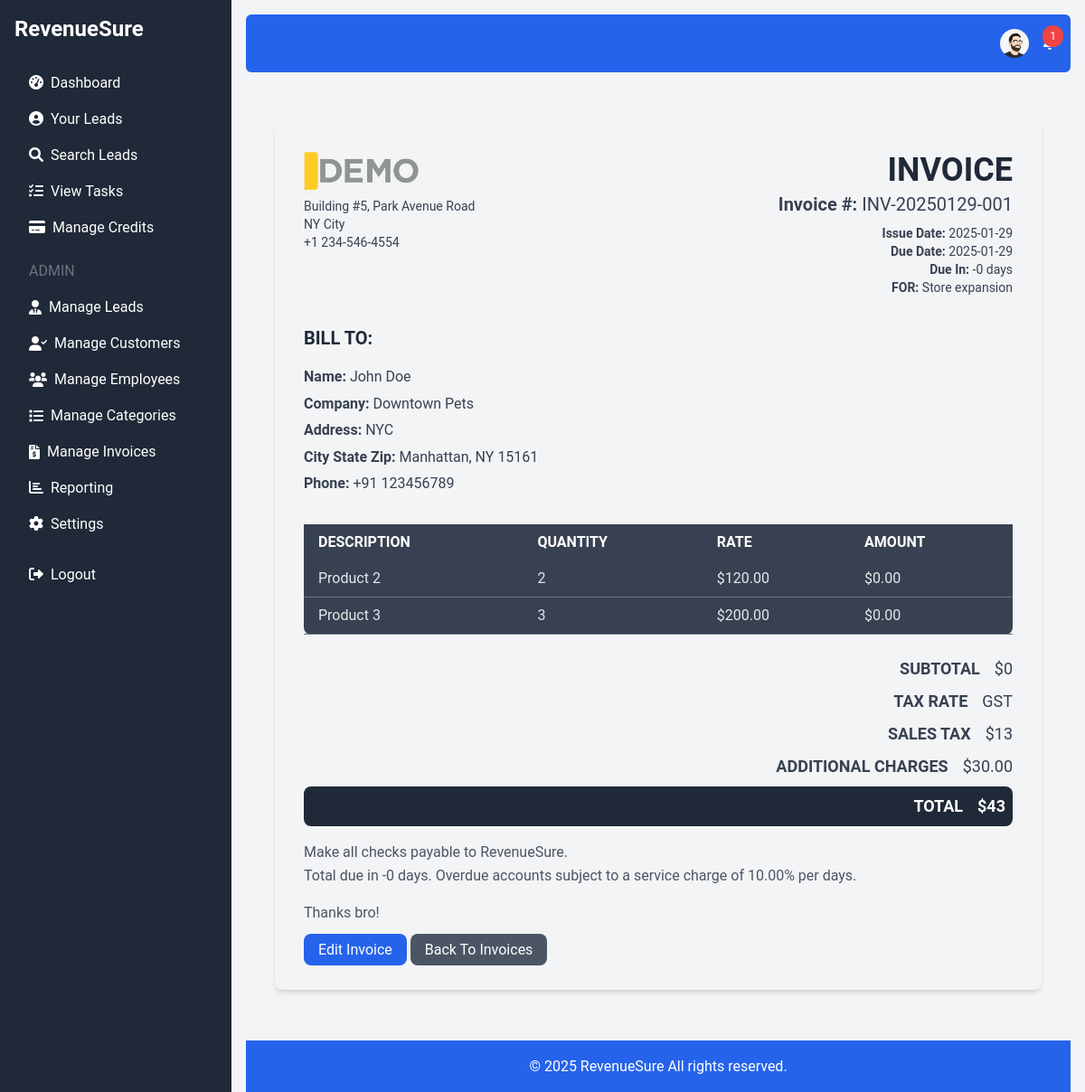
The page /view_invoice.php?id=3 (signed in) on the database its author committed.
### tables this page shows
CREATE TABLE `users` (
  `id` int(11) NOT NULL,
  `username` varchar(50) NOT NULL,
  `email` varchar(100) NOT NULL,
  `password` varchar(255) NOT NULL,
  `credits` int(11) DEFAULT 0,
  `created_at` timestamp NOT NULL DEFAULT current_timestamp(),
  `role` enum('admin','user') DEFAULT 'user',
  `profile_picture` varchar(255) DEFAULT NULL
);

CREATE TABLE `invoice_settings` (
  `id` int(11) NOT NULL,
  `company_name` varchar(255) DEFAULT NULL,
  `company_logo` varchar(255) DEFAULT NULL,
  `company_tagline` varchar(255) DEFAULT NULL,
  `company_address_line1` varchar(255) DEFAULT NULL,
  `company_address_line2` varchar(255) DEFAULT NULL,
  `company_phone_number` varchar(20) DEFAULT NULL,
  `overdue_charge_type` enum('percentage','fixed') DEFAULT NULL,
  `overdue_charge_amount` decimal(10,2) DEFAULT NULL,
  `overdue_charge_period` enum('monthly','daily','days') DEFAULT NULL,
  `thank_you_message` text DEFAULT NULL,
  `user_id` int(11) NOT NULL,
  `created_at` timestamp NOT NULL DEFAULT current_timestamp()
);

CREATE TABLE `invoices` (
  `id` int(11) NOT NULL,
  `invoice_number` varchar(50) NOT NULL,
  `lead_id` int(11) DEFAULT NULL,
  `customer_id` int(11) DEFAULT NULL,
  `issue_date` date NOT NULL,
  `due_date` date NOT NULL,
  `bill_to_name` varchar(255) NOT NULL,
  `bill_to_address` varchar(255) DEFAULT NULL,
  `bill_to_email` varchar(100) DEFAULT NULL,
  `bill_to_phone` varchar(20) DEFAULT NULL,
  `ship_to_address` varchar(255) DEFAULT NULL,
  `subtotal` decimal(10,2) DEFAULT 0.00,
  `tax_method` varchar(50) DEFAULT NULL,
  `tax` text DEFAULT NULL,
  `discount` decimal(10,2) DEFAULT 0.00,
  `additional_charges` decimal(10,2) DEFAULT 0.00,
  `total` decimal(10,2) DEFAULT 0.00,
  `payment_terms` varchar(100) DEFAULT NULL,
  `notes` text DEFAULT NULL,
  `footer` text DEFAULT NULL,
  `billing_country` varchar(50) DEFAULT NULL,
  `discount_type` varchar(20) DEFAULT 'fixed',
  `discount_amount` decimal(10,2) DEFAULT 0.00,
  `created_at` timestamp NOT NULL DEFAULT current_timestamp(),
  `template_name` varchar(255) DEFAULT 'default'
);

CREATE TABLE `invoice_items` (
  `id` int(11) NOT NULL,
  `invoice_id` int(11) NOT NULL,
  `product_service` varchar(255) NOT NULL,
  `quantity` int(11) NOT NULL,
  `unit_price` decimal(10,2) NOT NULL,
  `tax` decimal(10,2) DEFAULT 0.00,
  `discount` decimal(10,2) DEFAULT 0.00,
  `subtotal` decimal(10,2) NOT NULL
);

### view_invoice.php (the view, shortened to what the rows shown need)
<?php
require 'db.php';
$invoice_id = $_GET['id'];
$stmt = $conn->prepare("SELECT * FROM invoices WHERE id = :invoice_id");
$stmt->bindParam(':invoice_id', $invoice_id);
$stmt->execute();
$invoice = $stmt->fetch(PDO::FETCH_ASSOC);
$stmt = $conn->prepare("SELECT * FROM invoice_items WHERE invoice_id = :invoice_id");
$stmt->bindParam(':invoice_id', $invoice_id);
$stmt->execute();
$invoice_items = $stmt->fetchAll(PDO::FETCH_ASSOC);
$itemized_tax = json_decode($invoice['tax'], true);
$subtotal = 0;
if ($invoice_items){
   foreach($invoice_items as $item){
       $subtotal += $item['subtotal'];
    }
}
$total_tax = array_sum($itemized_tax);
$discount = 0;
if ($invoice['discount_type'] == 'percentage') {
    $discount = $subtotal * ($invoice['discount_amount'] / 100);
 } else {
    $discount = $invoice['discount_amount'];
}
$total = ($subtotal + $total_tax + $invoice['additional_charges']) - $discount;
$stmt = $conn->prepare("SELECT * FROM invoice_settings WHERE user_id = :user_id");
$stmt->bindParam(':user_id', $_SESSION['user_id']);
$stmt->execute();
$invoice_settings = $stmt->fetch(PDO::FETCH_ASSOC);
$company_name = $invoice_settings['company_name'] ?? "Company Name or Logo";
$company_logo = $invoice_settings['company_logo'] ?? null;
$company_address_line1 = $invoice_settings['company_address_line1'] ??  "Company Address Line 1";
$company_address_line2 = $invoice_settings['company_address_line2'] ??  "Company Address Line 2";
$company_phone_number = $invoice_settings['company_phone_number'] ??  "Company Phone Number";
$overdue_charge_type = $invoice_settings['overdue_charge_type'] ??  null;
$overdue_charge_amount = $invoice_settings['overdue_charge_amount'] ??  null;
$overdue_charge_period = $invoice_settings['overdue_charge_period'] ?? null;
$thank_you_message = $invoice_settings['thank_you_message'] ??  "THANK YOU FOR YOUR BUSINESS!";
$today = new DateTime();
$due_date = new DateTime($invoice['due_date']);
$interval = $today->diff($due_date);
$due_days = $interval->format('%r%a');
require 'header.php';
?>
<?php
    if($invoice['template_name'] === 'contractor'){
?>
<div class="container mx-auto mt-10 p-4">
  <div class="bg-gray-100 p-8 rounded-lg shadow-md">
    <div class="flex justify-between items-start mb-8">
        <div>
            <?php if($company_logo): ?>
               <img src="<?php echo $company_logo ?>" alt="Company Logo" class="mb-2 w-32 h-auto object-cover">
                <?php endif; ?>
           <div class="mb-4">
                <p class="text-gray-700 text-sm"><?php echo htmlspecialchars($company_address_line1); ?></p>
              <p class="text-gray-700 text-sm"><?php echo htmlspecialchars($company_address_line2); ?></p>
              <p class="text-gray-700 text-sm"><?php echo htmlspecialchars($company_phone_number); ?></p>
            </div>
        </div>
         <div class="text-right">
            <h2 class="text-4xl font-bold text-gray-800 mb-1">INVOICE</h2>
             <p class="text-gray-700 text-xl mb-2"><strong>Invoice #:</strong> <?php echo htmlspecialchars($invoice['invoice_number']); ?></p>
             <p class="text-gray-700 text-sm"><strong>Issue Date:</strong> <?php echo htmlspecialchars($invoice['issue_date']); ?></p>
            <p class="text-gray-700 text-sm"><strong>Due Date:</strong> <?php echo htmlspecialchars($invoice['due_date']); ?></p>
            <p class="text-gray-700 text-sm"><strong>Due In:</strong> <?php echo htmlspecialchars($due_days) . ' days'; ?></p>
               <p class="text-gray-700 text-sm"><strong>FOR:</strong> Store expansion</p>
        </div>
    </div>
    <div class="mb-8">
        <h3 class="text-xl font-bold text-gray-800 mb-4">BILL TO:</h3>
        <p class="text-gray-700 mb-1"><strong>Name:</strong> <?php echo htmlspecialchars($invoice['bill_to_name']); ?></p>
         <p class="text-gray-700 mb-1"><strong>Company:</strong> Downtown Pets</p>
         <p class="text-gray-700 mb-1"><strong>Address:</strong> <?php echo htmlspecialchars($invoice['bill_to_address']); ?></p>
        <p class="text-gray-700 mb-1"><strong>City State Zip:</strong> Manhattan, NY 15161</p>
        <p class="text-gray-700"><strong>Phone:</strong> <?php echo htmlspecialchars($invoice['bill_to_phone']); ?></p>
    </div>
       <div class="overflow-x-auto">
    <table class="w-full text-left bg-gray-700 text-white rounded-lg mb-6">
        <thead class="bg-gray-700 text-white">
            <tr>
                <th class="px-4 py-2">DESCRIPTION</th>
                <th class="px-4 py-2">QUANTITY</th>
                <th class="px-4 py-2">RATE</th>
                  <th class="px-4 py-2">AMOUNT</th>
            </tr>
        </thead>
        <tbody>
            <?php if($invoice_items): ?>
                <?php foreach ($invoice_items as $item): ?>
                <tr class="border-b border-gray-500 text-gray-200">
                    <td class="px-4 py-2"><?php echo htmlspecialchars($item['product_service']); ?></td>
                     <td class="px-4 py-2"><?php echo htmlspecialchars($item['quantity']); ?></td>
                    <td class="px-4 py-2">$<?php echo htmlspecialchars($item['unit_price']); ?></td>
                      <td class="px-4 py-2">$<?php echo htmlspecialchars($item['subtotal']); ?></td>
                </tr>
                 <?php endforeach; ?>
            <?php else: ?>
                <tr>
                  <td colspan="4" class="px-4 py-2 text-center text-gray-600">No items found.</td>
                 </tr>
            <?php endif; ?>
              </tbody>
    </table>
    </div>
      <div class="text-right flex justify-end flex-col gap-2">
          <div class="flex justify-end gap-4">
            <p class="text-gray-700 text-lg font-semibold">SUBTOTAL</p>
            <p class="text-gray-700 text-lg">$<?php echo htmlspecialchars($subtotal); ?></p>
        </div>
          <div class="flex justify-end gap-4">
             <p class="text-gray-700 text-lg font-semibold">TAX RATE</p>
              <p class="text-gray-700 text-lg"> <?php echo htmlspecialchars($invoice['tax_method']); ?></p>
            </div>
             <div class="flex justify-end gap-4">
            <p class="text-gray-700 text-lg font-semibold">SALES TAX</p>
             <p class="text-gray-700 text-lg">$<?php echo htmlspecialchars($total_tax); ?></p>
        </div>
           <div class="flex justify-end gap-4">
              <p class="text-gray-700 text-lg font-semibold">ADDITIONAL CHARGES</p>
                <p class="text-gray-700 text-lg">$<?php echo htmlspecialchars($invoice['additional_charges']); ?></p>
           </div>
         <div class="flex justify-end gap-4 p-2 bg-gray-800 text-white rounded-lg">
            <p class="text-lg font-bold">TOTAL</p>
           <p class="text-lg font-bold">$<?php echo htmlspecialchars($total); ?></p>
        </div>
     </div>
         <div class="mt-4 text-gray-600 text-sm">
          <p>Make all checks payable to <?php echo htmlspecialchars($company_name); ?>.</p>
           <?php if ($overdue_charge_type && $overdue_charge_amount && $overdue_charge_period): ?>
                  <p>Total due in <?php echo $due_days; ?> days. Overdue accounts subject to a service charge of <?php  if($overdue_charge_type == 'percentage') echo htmlspecialchars($overdue_charge_amount) . '%'; else echo htmlspecialchars($overdue_charge_amount) . '$'; ?> per <?php echo htmlspecialchars($overdue_charge_period); ?>.</p>
           <?php else: ?>
                    <p>Total due in 15 days. Overdue accounts subject to a service charge of 1% per month.</p>
            <?php endif; ?>
              <p class="mt-4"><?php echo htmlspecialchars($thank_you_message); ?></p>
        </div>
            <div class="mt-4">
            <a href="edit_invoice.php?id=<?php echo $invoice['id']; ?>" class="bg-blue-600 text-white px-4 py-2 rounded-lg hover:bg-blue-700 transition duration-300">Edit Invoice</a>
             <a href="manage_invoices.php" class="bg-gray-600 text-white px-4 py-2 rounded-lg hover:bg-gray-700 transition duration-300">Back To Invoices</a>
          </div>
   </div>
</div>
<?php
 }
?>
<?php
require 'footer.php';
?>

### header.php (shortened to what the rows shown need)
<!DOCTYPE html>
<html lang="en">
<head>
    <script src="https://cdn.tailwindcss.com"></script>
    <link href="https://cdnjs.cloudflare.com/ajax/libs/font-awesome/6.0.0-beta3/css/all.min.css" rel="stylesheet">
     <link rel="stylesheet" href="https://cdnjs.cloudflare.com/ajax/libs/animate.css/4.1.1/animate.min.css"/>
</head>
<body class="bg-gray-100">
    <div class="flex h-screen fade-in-up">
        <div class="flex-1 p-4 fade-in">
            <nav class="bg-blue-600 p-4 text-white mb-6 rounded-md">
                <div class="container mx-auto flex justify-end items-center">
                    <?php if (isset($_SESSION['user_id'])): ?>
                        <div class="relative mr-4">
                            <button id="profileButton" class="hover:underline relative flex items-center">
                                <?php
                                $stmt = $conn->prepare("SELECT profile_picture FROM users WHERE id = :user_id");
                                $stmt->bindParam(':user_id', $_SESSION['user_id']);
                                $stmt->execute();
                                $user = $stmt->fetch(PDO::FETCH_ASSOC);
                                $profile_picture = $user['profile_picture'];
                                if ($profile_picture) : ?>
                                    <img src="<?php echo $profile_picture; ?>" alt="Profile Picture" class="rounded-full w-8 h-8 object-cover">
                                <?php else : ?>
                                    <i class="fas fa-user-circle fa-lg"></i>
                                <?php endif; ?>
                            </button>
                         </div>
                   <?php endif; ?>
                </div>
            </nav>
             <div class="container mx-auto px-4">

### rows shown on the page
users: profile_picture (picture)
invoice_settings: company_logo (picture), company_address_line1 "Building #5, Park Avenue Road", company_address_line2 "NY City", company_phone_number "+1 234-546-4554", company_name "RevenueSure", overdue_charge_amount "10.00", overdue_charge_period "days", thank_you_message "Thanks bro!"
invoices: invoice_number "INV-20250129-001", issue_date "2025-01-29", due_date "2025-01-29", bill_to_name "John Doe", bill_to_address "NYC", bill_to_phone "+91 123456789", tax_method "GST", tax "13", additional_charges "30.00", total "43"
invoice_items: product_service "Product 2", quantity "2", unit_price "120.00", subtotal "0.00"
invoice_items: product_service "Product 3", quantity "3", unit_price "200.00", subtotal "0.00"

### other values the page prints
$unread "1"
$subtotal "0"
